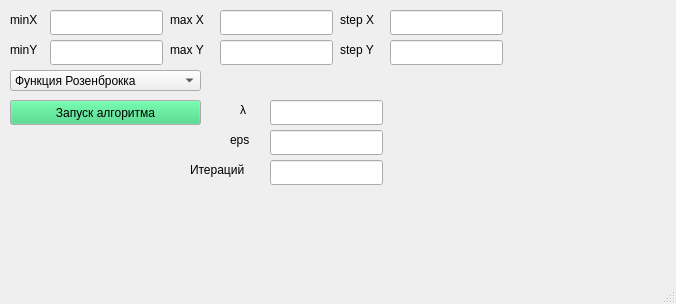
<?xml version="1.0" encoding="UTF-8"?>
<ui version="4.0">
 <class>MainWindow</class>
 <widget class="QMainWindow" name="MainWindow">
  <property name="geometry">
   <rect>
    <x>0</x>
    <y>0</y>
    <width>676</width>
    <height>304</height>
   </rect>
  </property>
  <property name="windowTitle">
   <string>Градиент</string>
  </property>
  <widget class="QWidget" name="centralwidget">
   <widget class="QLineEdit" name="x_min">
    <property name="geometry">
     <rect>
      <x>50</x>
      <y>10</y>
      <width>113</width>
      <height>25</height>
     </rect>
    </property>
   </widget>
   <widget class="QLineEdit" name="y_min">
    <property name="geometry">
     <rect>
      <x>50</x>
      <y>40</y>
      <width>113</width>
      <height>25</height>
     </rect>
    </property>
   </widget>
   <widget class="QLabel" name="label">
    <property name="geometry">
     <rect>
      <x>10</x>
      <y>10</y>
      <width>41</width>
      <height>20</height>
     </rect>
    </property>
    <property name="text">
     <string>minX</string>
    </property>
   </widget>
   <widget class="QLabel" name="label_2">
    <property name="geometry">
     <rect>
      <x>10</x>
      <y>40</y>
      <width>41</width>
      <height>20</height>
     </rect>
    </property>
    <property name="text">
     <string>minY</string>
    </property>
   </widget>
   <widget class="QComboBox" name="comboBox_Function">
    <property name="geometry">
     <rect>
      <x>10</x>
      <y>70</y>
      <width>191</width>
      <height>21</height>
     </rect>
    </property>
    <item>
     <property name="text">
      <string>Функция Розенброкка</string>
     </property>
    </item>
    <item>
     <property name="text">
      <string>Функция Химмельблау</string>
     </property>
    </item>
    <item>
     <property name="text">
      <string>Функция Экли</string>
     </property>
    </item>
    <item>
     <property name="text">
      <string>Функция Изома</string>
     </property>
    </item>
    <item>
     <property name="text">
      <string>Функция Хольдера</string>
     </property>
    </item>
   </widget>
   <widget class="QPushButton" name="pushButton">
    <property name="geometry">
     <rect>
      <x>10</x>
      <y>100</y>
      <width>191</width>
      <height>25</height>
     </rect>
    </property>
    <property name="palette">
     <palette>
      <active>
       <colorrole role="WindowText">
        <brush brushstyle="SolidPattern">
         <color alpha="255">
          <red>0</red>
          <green>0</green>
          <blue>0</blue>
         </color>
        </brush>
       </colorrole>
       <colorrole role="Button">
        <brush brushstyle="SolidPattern">
         <color alpha="255">
          <red>51</red>
          <green>209</green>
          <blue>122</blue>
         </color>
        </brush>
       </colorrole>
      </active>
      <inactive>
       <colorrole role="WindowText">
        <brush brushstyle="SolidPattern">
         <color alpha="255">
          <red>0</red>
          <green>0</green>
          <blue>0</blue>
         </color>
        </brush>
       </colorrole>
       <colorrole role="Button">
        <brush brushstyle="SolidPattern">
         <color alpha="255">
          <red>51</red>
          <green>209</green>
          <blue>122</blue>
         </color>
        </brush>
       </colorrole>
      </inactive>
      <disabled>
       <colorrole role="WindowText">
        <brush brushstyle="SolidPattern">
         <color alpha="255">
          <red>190</red>
          <green>190</green>
          <blue>190</blue>
         </color>
        </brush>
       </colorrole>
       <colorrole role="Button">
        <brush brushstyle="SolidPattern">
         <color alpha="255">
          <red>51</red>
          <green>209</green>
          <blue>122</blue>
         </color>
        </brush>
       </colorrole>
      </disabled>
     </palette>
    </property>
    <property name="text">
     <string>Запуск алгоритма</string>
    </property>
   </widget>
   <widget class="QLineEdit" name="lyambda">
    <property name="geometry">
     <rect>
      <x>270</x>
      <y>100</y>
      <width>113</width>
      <height>25</height>
     </rect>
    </property>
   </widget>
   <widget class="QLineEdit" name="eps">
    <property name="geometry">
     <rect>
      <x>270</x>
      <y>130</y>
      <width>113</width>
      <height>25</height>
     </rect>
    </property>
   </widget>
   <widget class="QLabel" name="label_4">
    <property name="geometry">
     <rect>
      <x>240</x>
      <y>100</y>
      <width>31</width>
      <height>20</height>
     </rect>
    </property>
    <property name="text">
     <string>λ</string>
    </property>
   </widget>
   <widget class="QLabel" name="label_6">
    <property name="geometry">
     <rect>
      <x>230</x>
      <y>130</y>
      <width>41</width>
      <height>20</height>
     </rect>
    </property>
    <property name="text">
     <string>eps</string>
    </property>
   </widget>
   <widget class="QLineEdit" name="y_max">
    <property name="geometry">
     <rect>
      <x>220</x>
      <y>40</y>
      <width>113</width>
      <height>25</height>
     </rect>
    </property>
   </widget>
   <widget class="QLineEdit" name="x_max">
    <property name="geometry">
     <rect>
      <x>220</x>
      <y>10</y>
      <width>113</width>
      <height>25</height>
     </rect>
    </property>
   </widget>
   <widget class="QLabel" name="label_3">
    <property name="geometry">
     <rect>
      <x>170</x>
      <y>10</y>
      <width>51</width>
      <height>20</height>
     </rect>
    </property>
    <property name="text">
     <string>max X</string>
    </property>
   </widget>
   <widget class="QLabel" name="label_7">
    <property name="geometry">
     <rect>
      <x>170</x>
      <y>40</y>
      <width>51</width>
      <height>20</height>
     </rect>
    </property>
    <property name="text">
     <string>max Y</string>
    </property>
   </widget>
   <widget class="QLineEdit" name="y_step">
    <property name="geometry">
     <rect>
      <x>390</x>
      <y>40</y>
      <width>113</width>
      <height>25</height>
     </rect>
    </property>
   </widget>
   <widget class="QLineEdit" name="x_step">
    <property name="geometry">
     <rect>
      <x>390</x>
      <y>10</y>
      <width>113</width>
      <height>25</height>
     </rect>
    </property>
   </widget>
   <widget class="QLabel" name="label_8">
    <property name="geometry">
     <rect>
      <x>340</x>
      <y>10</y>
      <width>51</width>
      <height>20</height>
     </rect>
    </property>
    <property name="text">
     <string>step X</string>
    </property>
   </widget>
   <widget class="QLabel" name="label_9">
    <property name="geometry">
     <rect>
      <x>340</x>
      <y>40</y>
      <width>51</width>
      <height>20</height>
     </rect>
    </property>
    <property name="text">
     <string>step Y</string>
    </property>
   </widget>
   <widget class="QLineEdit" name="iterations">
    <property name="geometry">
     <rect>
      <x>270</x>
      <y>160</y>
      <width>113</width>
      <height>25</height>
     </rect>
    </property>
    <property name="text">
     <string/>
    </property>
   </widget>
   <widget class="QLabel" name="label_5">
    <property name="geometry">
     <rect>
      <x>190</x>
      <y>160</y>
      <width>81</width>
      <height>20</height>
     </rect>
    </property>
    <property name="text">
     <string>Итераций</string>
    </property>
   </widget>
  </widget>
  <widget class="QMenuBar" name="menubar">
   <property name="geometry">
    <rect>
     <x>0</x>
     <y>0</y>
     <width>676</width>
     <height>24</height>
    </rect>
   </property>
  </widget>
  <widget class="QStatusBar" name="statusbar"/>
 </widget>
 <tabstops>
  <tabstop>x_min</tabstop>
  <tabstop>x_max</tabstop>
  <tabstop>x_step</tabstop>
  <tabstop>y_min</tabstop>
  <tabstop>y_max</tabstop>
  <tabstop>y_step</tabstop>
  <tabstop>lyambda</tabstop>
  <tabstop>eps</tabstop>
  <tabstop>comboBox_Function</tabstop>
  <tabstop>pushButton</tabstop>
 </tabstops>
 <resources/>
 <connections/>
</ui>
